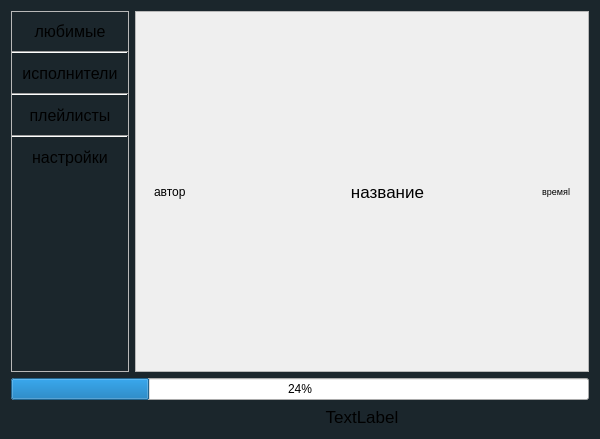
<?xml version="1.0" encoding="UTF-8"?>
<ui version="4.0">
 <class>Form</class>
 <widget class="QWidget" name="Form">
  <property name="geometry">
   <rect>
    <x>0</x>
    <y>0</y>
    <width>600</width>
    <height>439</height>
   </rect>
  </property>
  <property name="sizePolicy">
   <sizepolicy hsizetype="Preferred" vsizetype="Preferred">
    <horstretch>0</horstretch>
    <verstretch>0</verstretch>
   </sizepolicy>
  </property>
  <property name="minimumSize">
   <size>
    <width>600</width>
    <height>400</height>
   </size>
  </property>
  <property name="windowTitle">
   <string>Form</string>
  </property>
  <property name="styleSheet">
   <string notr="true">#Form{
	background-color: rgb(27, 38, 44);
}</string>
  </property>
  <layout class="QVBoxLayout" name="verticalLayout_4">
   <item>
    <layout class="QGridLayout" name="gridLayout">
     <item row="2" column="3" colspan="8">
      <widget class="QLabel" name="current_track_title">
       <property name="sizePolicy">
        <sizepolicy hsizetype="Preferred" vsizetype="Preferred">
         <horstretch>7</horstretch>
         <verstretch>0</verstretch>
        </sizepolicy>
       </property>
       <property name="font">
        <font>
         <pointsize>13</pointsize>
        </font>
       </property>
       <property name="text">
        <string>TextLabel</string>
       </property>
       <property name="alignment">
        <set>Qt::AlignCenter</set>
       </property>
      </widget>
     </item>
     <item row="0" column="0" colspan="2">
      <widget class="QFrame" name="menu">
       <property name="sizePolicy">
        <sizepolicy hsizetype="Preferred" vsizetype="Preferred">
         <horstretch>2</horstretch>
         <verstretch>0</verstretch>
        </sizepolicy>
       </property>
       <property name="styleSheet">
        <string notr="true">QPushButton{
    border: 0px solid white;
    padding: 10px;
}
QPushButton:hover{
	border-right-color: rgb(0, 0, 255);
    border-right-width: 3px;
}</string>
       </property>
       <property name="frameShape">
        <enum>QFrame::StyledPanel</enum>
       </property>
       <property name="frameShadow">
        <enum>QFrame::Raised</enum>
       </property>
       <layout class="QVBoxLayout" name="verticalLayout">
        <property name="spacing">
         <number>0</number>
        </property>
        <property name="leftMargin">
         <number>0</number>
        </property>
        <property name="topMargin">
         <number>0</number>
        </property>
        <property name="rightMargin">
         <number>0</number>
        </property>
        <property name="bottomMargin">
         <number>0</number>
        </property>
        <item>
         <widget class="QPushButton" name="button_liked">
          <property name="font">
           <font>
            <pointsize>12</pointsize>
           </font>
          </property>
          <property name="styleSheet">
           <string notr="true">QPushButton:hover{
    border: 0px solid white;
	border-right-color: rgb(0, 0, 255);
    border-right-width: 3px;
    padding: 5px;
}</string>
          </property>
          <property name="text">
           <string>любимые</string>
          </property>
          <property name="default">
           <bool>false</bool>
          </property>
          <property name="flat">
           <bool>true</bool>
          </property>
         </widget>
        </item>
        <item>
         <widget class="Line" name="line_3">
          <property name="orientation">
           <enum>Qt::Horizontal</enum>
          </property>
         </widget>
        </item>
        <item>
         <widget class="QPushButton" name="button_artists">
          <property name="font">
           <font>
            <pointsize>12</pointsize>
           </font>
          </property>
          <property name="text">
           <string>исполнители</string>
          </property>
          <property name="default">
           <bool>false</bool>
          </property>
          <property name="flat">
           <bool>true</bool>
          </property>
         </widget>
        </item>
        <item>
         <widget class="Line" name="line_2">
          <property name="orientation">
           <enum>Qt::Horizontal</enum>
          </property>
         </widget>
        </item>
        <item>
         <widget class="QPushButton" name="btn_playlists">
          <property name="font">
           <font>
            <pointsize>12</pointsize>
           </font>
          </property>
          <property name="text">
           <string>плейлисты</string>
          </property>
          <property name="default">
           <bool>false</bool>
          </property>
          <property name="flat">
           <bool>true</bool>
          </property>
         </widget>
        </item>
        <item>
         <widget class="Line" name="line">
          <property name="orientation">
           <enum>Qt::Horizontal</enum>
          </property>
         </widget>
        </item>
        <item>
         <widget class="QPushButton" name="btn_settings">
          <property name="font">
           <font>
            <pointsize>12</pointsize>
           </font>
          </property>
          <property name="text">
           <string>настройки</string>
          </property>
          <property name="default">
           <bool>false</bool>
          </property>
          <property name="flat">
           <bool>true</bool>
          </property>
         </widget>
        </item>
        <item>
         <spacer name="verticalSpacer">
          <property name="orientation">
           <enum>Qt::Vertical</enum>
          </property>
          <property name="sizeHint" stdset="0">
           <size>
            <width>20</width>
            <height>40</height>
           </size>
          </property>
         </spacer>
        </item>
       </layout>
      </widget>
     </item>
     <item row="2" column="1">
      <widget class="QPushButton" name="btn_play">
       <property name="sizePolicy">
        <sizepolicy hsizetype="Fixed" vsizetype="Fixed">
         <horstretch>1</horstretch>
         <verstretch>0</verstretch>
        </sizepolicy>
       </property>
       <property name="maximumSize">
        <size>
         <width>75</width>
         <height>16777215</height>
        </size>
       </property>
       <property name="text">
        <string/>
       </property>
       <property name="icon">
        <iconset>
         <normaloff>../icons/pause-button.png</normaloff>../icons/pause-button.png</iconset>
       </property>
       <property name="iconSize">
        <size>
         <width>24</width>
         <height>24</height>
        </size>
       </property>
       <property name="flat">
        <bool>true</bool>
       </property>
      </widget>
     </item>
     <item row="2" column="2">
      <widget class="QPushButton" name="btn_next">
       <property name="sizePolicy">
        <sizepolicy hsizetype="Fixed" vsizetype="Fixed">
         <horstretch>1</horstretch>
         <verstretch>0</verstretch>
        </sizepolicy>
       </property>
       <property name="maximumSize">
        <size>
         <width>75</width>
         <height>16777215</height>
        </size>
       </property>
       <property name="text">
        <string/>
       </property>
       <property name="icon">
        <iconset>
         <normaloff>../icons/forward-button.png</normaloff>../icons/forward-button.png</iconset>
       </property>
       <property name="iconSize">
        <size>
         <width>24</width>
         <height>24</height>
        </size>
       </property>
       <property name="flat">
        <bool>true</bool>
       </property>
      </widget>
     </item>
     <item row="2" column="0">
      <widget class="QPushButton" name="bt_prev">
       <property name="sizePolicy">
        <sizepolicy hsizetype="Fixed" vsizetype="Fixed">
         <horstretch>1</horstretch>
         <verstretch>0</verstretch>
        </sizepolicy>
       </property>
       <property name="maximumSize">
        <size>
         <width>75</width>
         <height>16777215</height>
        </size>
       </property>
       <property name="text">
        <string/>
       </property>
       <property name="icon">
        <iconset>
         <normaloff>../icons/rewind-button.png</normaloff>../icons/rewind-button.png</iconset>
       </property>
       <property name="iconSize">
        <size>
         <width>24</width>
         <height>32</height>
        </size>
       </property>
       <property name="flat">
        <bool>true</bool>
       </property>
      </widget>
     </item>
     <item row="2" column="11">
      <widget class="QPushButton" name="btn_like">
       <property name="text">
        <string/>
       </property>
       <property name="icon">
        <iconset>
         <normaloff>../icons/heart.png</normaloff>../icons/heart.png</iconset>
       </property>
       <property name="iconSize">
        <size>
         <width>24</width>
         <height>24</height>
        </size>
       </property>
       <property name="flat">
        <bool>true</bool>
       </property>
      </widget>
     </item>
     <item row="1" column="0" colspan="12">
      <widget class="QProgressBar" name="progressBar">
       <property name="value">
        <number>24</number>
       </property>
      </widget>
     </item>
     <item row="0" column="2" colspan="10">
      <widget class="QWidget" name="widget" native="true">
       <property name="sizePolicy">
        <sizepolicy hsizetype="Preferred" vsizetype="Preferred">
         <horstretch>7</horstretch>
         <verstretch>0</verstretch>
        </sizepolicy>
       </property>
       <layout class="QVBoxLayout" name="verticalLayout_2">
        <property name="spacing">
         <number>0</number>
        </property>
        <property name="leftMargin">
         <number>0</number>
        </property>
        <property name="topMargin">
         <number>0</number>
        </property>
        <property name="rightMargin">
         <number>0</number>
        </property>
        <property name="bottomMargin">
         <number>0</number>
        </property>
        <item>
         <widget class="QScrollArea" name="scrollArea">
          <property name="widgetResizable">
           <bool>true</bool>
          </property>
          <widget class="QWidget" name="scrollAreaWidgetContents">
           <property name="geometry">
            <rect>
             <x>0</x>
             <y>0</y>
             <width>448</width>
             <height>335</height>
            </rect>
           </property>
           <layout class="QVBoxLayout" name="verticalLayout_3">
            <item>
             <widget class="QWidget" name="widget_2" native="true">
              <layout class="QHBoxLayout" name="track_layout">
               <item>
                <widget class="QLabel" name="label">
                 <property name="sizePolicy">
                  <sizepolicy hsizetype="Preferred" vsizetype="Preferred">
                   <horstretch>2</horstretch>
                   <verstretch>0</verstretch>
                  </sizepolicy>
                 </property>
                 <property name="font">
                  <font>
                   <pointsize>9</pointsize>
                  </font>
                 </property>
                 <property name="text">
                  <string>автор</string>
                 </property>
                </widget>
               </item>
               <item>
                <widget class="QLabel" name="label_2">
                 <property name="sizePolicy">
                  <sizepolicy hsizetype="Preferred" vsizetype="Preferred">
                   <horstretch>5</horstretch>
                   <verstretch>0</verstretch>
                  </sizepolicy>
                 </property>
                 <property name="font">
                  <font>
                   <pointsize>13</pointsize>
                  </font>
                 </property>
                 <property name="text">
                  <string>название</string>
                 </property>
                 <property name="alignment">
                  <set>Qt::AlignCenter</set>
                 </property>
                </widget>
               </item>
               <item>
                <widget class="QLabel" name="label_3">
                 <property name="sizePolicy">
                  <sizepolicy hsizetype="Preferred" vsizetype="Preferred">
                   <horstretch>1</horstretch>
                   <verstretch>0</verstretch>
                  </sizepolicy>
                 </property>
                 <property name="font">
                  <font>
                   <pointsize>7</pointsize>
                  </font>
                 </property>
                 <property name="text">
                  <string>времяl</string>
                 </property>
                 <property name="alignment">
                  <set>Qt::AlignRight|Qt::AlignTrailing|Qt::AlignVCenter</set>
                 </property>
                </widget>
               </item>
              </layout>
             </widget>
            </item>
           </layout>
          </widget>
         </widget>
        </item>
       </layout>
      </widget>
     </item>
    </layout>
   </item>
  </layout>
 </widget>
 <resources/>
 <connections/>
</ui>
